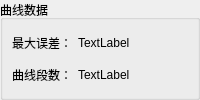
        <widget class="QGroupBox" name="groupBox_5">
         <property name="title">
          <string>曲线数据</string>
         </property>
         <layout class="QGridLayout" name="gridLayout_5">
          <property name="leftMargin">
           <number>9</number>
          </property>
          <property name="topMargin">
           <number>9</number>
          </property>
          <property name="rightMargin">
           <number>9</number>
          </property>
          <property name="bottomMargin">
           <number>9</number>
          </property>
          <item row="1" column="0">
           <widget class="QLabel" name="label_38">
            <property name="text">
             <string>曲线段数：</string>
            </property>
           </widget>
          </item>
          <item row="0" column="1">
           <widget class="QLabel" name="zuidawuchaxianshi">
            <property name="text">
             <string>TextLabel</string>
            </property>
           </widget>
          </item>
          <item row="1" column="1">
           <widget class="QLabel" name="quxianduanshuxianshi">
            <property name="text">
             <string>TextLabel</string>
            </property>
           </widget>
          </item>
          <item row="0" column="0">
           <widget class="QLabel" name="label_37">
            <property name="sizePolicy">
             <sizepolicy hsizetype="Fixed" vsizetype="Preferred">
              <horstretch>0</horstretch>
              <verstretch>0</verstretch>
             </sizepolicy>
            </property>
            <property name="text">
             <string>最大误差：</string>
            </property>
           </widget>
          </item>
         </layout>
        </widget>
